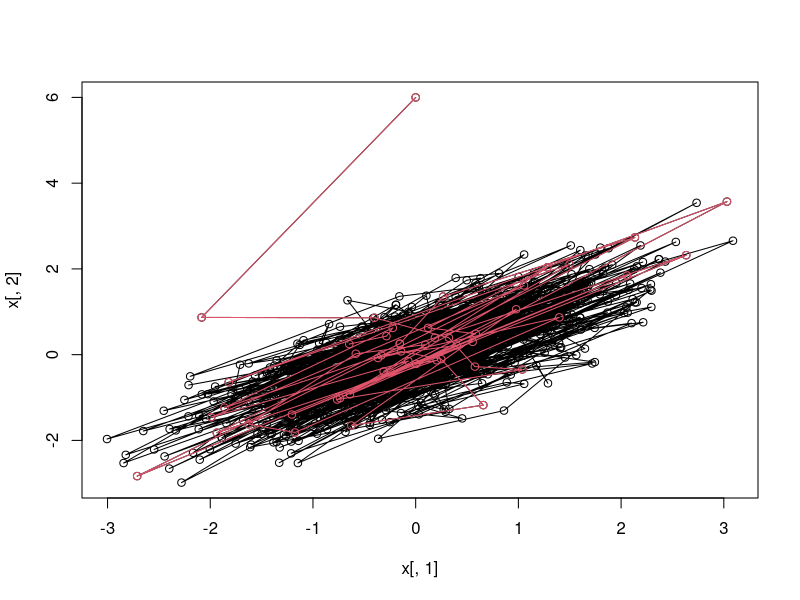
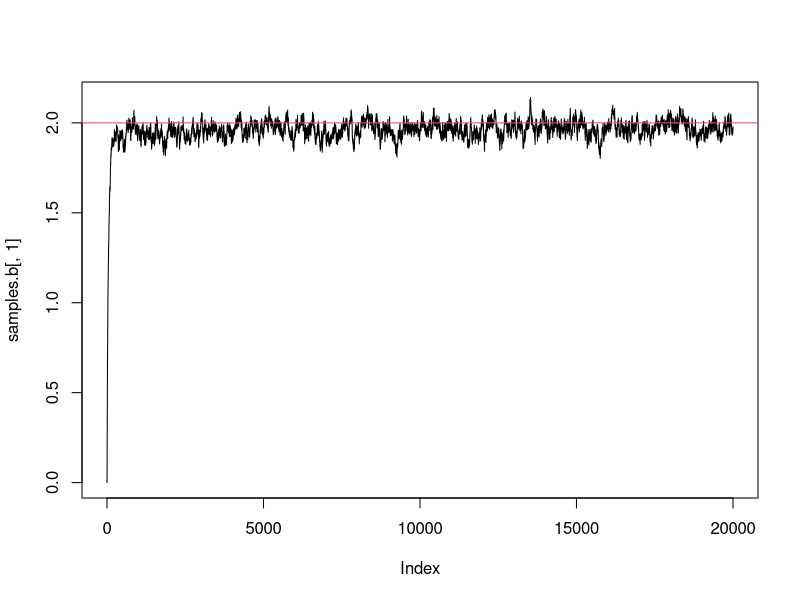
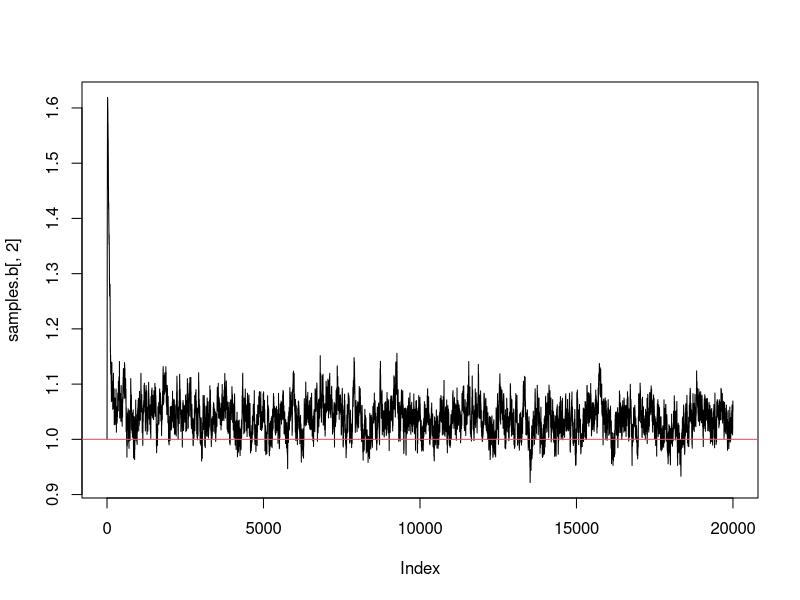

Here is the R script that generated these plots, in order: (Note: a time limit stopped this script after it produced the figures.)

############################
# Hamiltonian MCMC to sample
# from a bivariate normal
############################


mu <- c(0, 0)
sigma <- matrix(c(1, 0.8, 0.8, 1), nrow=2)
sigma.inv <- solve(sigma)


# step size
delta <- 0.3
nSamples <- 1000
L <- 20

# potential energy
# -log of the target density 
U <- function(x){
  return(0.5 * t(x) %*% sigma.inv %*% x)
}

# gradient of U
dU <- function(x){
  return(t(x) %*% sigma.inv)
}

# kinetic energy
K <- function(p){
  return(sum(t(p) %*% p)/2)
}

# initial state 
x <- array(NA, c(nSamples, 2))
x0 <- c(0, 6)
x[1,] <- x0

for (i in 1:(nSamples-1)){
  
  # sample random momentum
  p0 <- matrix(rnorm(2))
  
  # simulate Hamiltonian dynamics
  # first 1/2 step of momentum
  xcurr <- matrix(x[i,])
  pStar <- p0 - t(0.5 * delta * dU(xcurr))
  
  # first full step for position
  xStar <- xcurr + delta*pStar
  
  # full steps
  for (jL in 1:c(L-1)){
    # momentum
    pStar <- pStar - t(delta * dU(xStar))
    
    # position
    xStar <- xStar + delta*pStar
  }
 
  # last half step
  pStar <- pStar - t(0.5 * delta * dU(xStar))
  
  
  # evaluate energies
  U0 <- U(x[i,])
  UStar <- U(xStar)
  
  K0 <- K(p0)
  KStar <- K(pStar)
  
  # accept/reject
  alpha <- min(1, exp((U0 + K0) - (UStar + KStar)))
  if (runif(1, 0, 1) < alpha){
    x[i+1,] <- xStar
  } else {
    x[i+1,] <- x[i,]
  }
  
}

plot(x = x[,1], y=x[,2], type='l')
points(x=x[,1], y=x[,2])
lines(x=x[1:50,1], y=x[1:50,2], type='l', col='2')
points(x=x[1:50,1], y=x[1:50,2], col='2')

colMeans(x)
var(x[,1])
var(x[,2])
cov(x[,1], x[,2])


######################
# Hamiltonian MCMC for 
# Poisson regression
######################


Beta <- c(2, 1)
N <- 100
X <- cbind(rep(1, N), rnorm(N))
rates <- exp(X %*% Beta)
Y <- sapply(rates, function(x){rpois(n=1, x)})

prior_mu <- rep(0, length(Beta))
prior_var <- rep(1000, length(Beta))
prior_sigma <- diag(prior_var)
prior_sigma_inv <- solve(prior_sigma)


# potential energy
U <- function(b){
  
  # likelihood
  logd <- 0
  lin_preds <- X %*% b
  for (i in 1:N){
    logd <- logd + dpois(Y[i], lambda=exp(lin_preds[i]), log=TRUE)
  }
  
  # prior
  for (i in 1:length(b)){
    logd <- logd + dnorm(b[i], mean=prior_mu[i], sd=sqrt(prior_var[i]), log=T)
  }
  
  return(-logd)
}


# gradient of U
dU <- function(b){
  
  grad <- array(0, c(length(Beta), 1))
  lin_preds <- X %*% b
  for (i in 1:length(Y)){
    for (j in 1:length(b)){
      grad[j] <- grad[j] + X[i,j]*Y[i] - X[i,j]*exp(lin_preds[i,])
    }
  }
  
  # prior contribution
  grad <- grad + t(t(b) %*% prior_sigma_inv)
  
  return(-grad)
}


# kinetic energy
K <- function(p){
  return(sum(t(p) %*% p)/2)
}


# step size
delta <- 0.0005
nSamples <- 20000
L <- 20


# initial state 
samples.b <- array(NA, c(nSamples, length(Beta)))
b0 <- c(0, 1)
samples.b[1,] <- b0


for (i in 1:(nSamples-1)){
  
  # sample random momentum
  p0 <- matrix(rnorm(2))
  
  # simulate Hamiltonian dynamics
  bcurr <- matrix(samples.b[i,])
  pStar <- p0 - 0.5 * delta * dU(bcurr)
  
  # first full step for position
  bStar <- bcurr + delta*pStar
  
  # full steps
  for (jL in 1:c(L-1)){
    # momentum
    pStar <- pStar - delta * dU(bStar)
    
    # position
    bStar <- bStar + delta*pStar
  }
  
  # last half step
  pStar <- pStar - 0.5 * delta * dU(bStar)
  
  
  # evaluate energies
  U0 <- U(samples.b[i,])
  UStar <- U(bStar)
  
  K0 <- K(p0)
  KStar <- K(pStar)
  
  # accept/reject
  alpha <- min(1, exp((U0 + K0) - (UStar + KStar)))
  if (runif(1, 0, 1) < alpha){
    samples.b[i+1,] <- bStar
  } else {
    samples.b[i+1,] <- samples.b[i,]
  }
  
}

plot(samples.b[,1], type='l'); abline(h=Beta[1], col=2)
plot(samples.b[,2], type='l'); abline(h=Beta[2], col=2)
betaHat <- colMeans(samples.b)
print(betaHat)


######################
# Hamiltonian MCMC for 
# Logistic regression
######################


logit <- function(x){
  return(log(x) - log(1-x))
}


expit <- function(x){
  return(1/(1 + exp(-x)))
}


Beta <- c(-1, 2)
N <- 100
X <- cbind(rep(1, N), rnorm(N))
probs <- expit(X %*% Beta)
Y <- sapply(probs, function(x){rbinom(n=1, size=1, x)})


prior_mu <- rep(0, length(Beta))
prior_var <- rep(1000, length(Beta))
prior_sigma <- diag(prior_var)
prior_sigma_inv <- solve(prior_sigma)


# potential energy
U <- function(b){
  
  # likelihood
  logd <- 0
  lin_preds <- X %*% b
  for (i in 1:N){
    logd <- logd + dbinom(Y[i], size=1, prob=expit(lin_preds[i]), log=T)
  }
  
  # prior
  for (i in 1:length(b)){
    logd <- logd + dnorm(b[i], mean=prior_mu[i], sd=sqrt(prior_var[i]), log=T)
  }
  
  return(-logd)
}


# gradient of U
dU <- function(b){
  
  grad <- array(0, c(length(Beta), 1))
  lin_preds <- X %*% b
  for (i in 1:length(Y)){
    for (j in 1:length(b)){
      grad[j] <- grad[j] + X[i,j]*Y[i] - X[i,j]*expit(lin_preds[i,])
    }
  }
  
  # prior contribution
  grad <- grad + t(t(b) %*% prior_sigma_inv)
  
  return(-grad)
}


# kinetic energy
K <- function(p){
  return(sum(t(p) %*% p)/2)
}


# step size
delta <- 0.005
nSamples <- 20000
L <- 20


# initial state 
samples.b <- array(NA, c(nSamples, length(Beta)))
b0 <- c(0, 1)
samples.b[1,] <- b0


for (i in 1:(nSamples-1)){
  
  # sample random momentum
  p0 <- matrix(rnorm(2))
  
  # simulate Hamiltonian dynamics
  bcurr <- matrix(samples.b[i,])
  pStar <- p0 - 0.5 * delta * dU(bcurr)
  
  # first full step for position
  bStar <- bcurr + delta*pStar
  
  # full steps
  for (jL in 1:c(L-1)){
    # momentum
    pStar <- pStar - delta * dU(bStar)
    
    # position
    bStar <- bStar + delta*pStar
  }
  
  # last half step
  pStar <- pStar - 0.5 * delta * dU(bStar)
  
  
  # evaluate energies
  U0 <- U(samples.b[i,])
  UStar <- U(bStar)
  
  K0 <- K(p0)
  KStar <- K(pStar)
  
  # accept/reject
  alpha <- min(1, exp((U0 + K0) - (UStar + KStar)))
  if (runif(1, 0, 1) < alpha){
    samples.b[i+1,] <- bStar
  } else {
    samples.b[i+1,] <- samples.b[i,]
  }
  
}

plot(samples.b[,1], type='l'); abline(h=Beta[1], col=2)
plot(samples.b[,2], type='l'); abline(h=Beta[2], col=2)
betaHat <- colMeans(samples.b)
print(betaHat)


############################
# Hamiltonian MCMC to sample
# from Gaussian process
# random effects
############################


library(mvtnorm)
library(R.utils)
sourceDirectory('Documents/research/dataInt/R/')


#### Worldclim data
wc <- readWC()
ca <- getState('california')
caWin <- as.owin(ca)
caWc <- getStateWC(ca, wc)


#### Discretize the study region
simRegion <- discretizeSimRegion(caWin, caWc, factor=3)
caWc.disc <- simRegion$raster


#### Simulate gaussian process
Theta <- 5
Phi <- 3
cells.all <- c(1:ncell(caWc.disc))[!is.na(values(caWc.disc[[1]]))]
coords <- xyFromCell(caWc.disc, cell=cells.all)
d <- as.matrix(dist(coords, diag=TRUE, upper=TRUE))
sigma <- Exponential(d, range=Theta, phi=Phi)
set.seed(40)
W <- mvrnorm(n=1, mu=rep(0, length(cells.all)), sigma)
N <- length(W)


#### Simulate locations
beta.samp <- c(-1, 1)
loc.disc <- caWc.disc[[c(6)]]
locs <- simBernoulliLocGp(loc.disc, beta.samp, w=W, seed=56)
sum(locs$status)
hist(locs$w)
plot(loc.disc)
points(locs$coords)


probLogisticUpdate <- function(logit_prob, y, proposal_sd, x, beta, w){
  
  logit_prob.new <- logit_prob
  accept <- 0
  prior_mean <- x %*% beta + w
  
  for(i in 1:length(logit_prob)){
    
    logit_prob.prop <- rnorm(1, logit_prob[i], proposal_sd)
    prob.prop <- expit(logit_prob.prop)
    prob.curr <- expit(logit_prob[i])
    
    ll.prop <- dbinom(y[i], 1, prob.prop, log=TRUE)
    ll.curr <- dbinom(y[i], 1, prob.curr, log=TRUE)
    
    prior_mean_i <- prior_mean[i,]
    pr.prop <- dnorm(logit_prob.prop, prior_mean_i, 2, log=TRUE)
    pr.curr <- dnorm(logit_prob[i], prior_mean_i, 2, log=TRUE)
    
    acceptance <- exp(ll.prop + pr.prop - ll.curr - pr.curr)
    if(runif(1) <= acceptance) {
      logit_prob.new[i] <- logit_prob.prop
      accept <- accept + 1
    }
    
  }
  
  out <- list()
  out$logit_prob <- logit_prob.new
  out$accept <- accept
  return(out)
  
}


subdiv_matrix <- function(dmat, sigma, i, n){
  
  top <- sort(dmat[i,])[0:(n+1)]
  ids <- as.numeric(names(top))
  return(ids)
  
}


subdiv_ids <- list()
for (i in 1:length(w)){
  subdiv_ids[[i]] <- subdiv_matrix(d, sigma, i, 10)
}


subdiv_sigmas <- list()
for (i in 1:length(w)){
  ids_i <- subdiv_ids[[i]]
  subdiv_sigmas[[i]] <- sigma[ids_i, ids_i]
}


#################
## HMC functions
#################


# potential energy of a single w
# U <- function(y, mu, w, i, prior.mean, prior.var){
#   
#   mu.i <- mu[i]
#   w.i <- w[i]
#   y.i <- y[i]
#   
#   # likelihood
#   lin_pred <- mu.i + w.i
#   log_lik <- dnorm(y.i, mean = lin_pred, log=T)
#   
#   # prior
#   sigma_sub <- subdiv_sigmas[[i]]
#   ids_sub <- subdiv_ids[[i]]
#   w_sub <- w[subdiv_ids[[i]]]
#   i_char <- as.character(i)
#   i_not <- as.character(ids_sub[!ids_sub == i])
#   
#   sigma12 <- matrix(sigma_sub[i_char, i_not], nrow=1)
#   sigma22 <- sigma[i_not, i_not]
#   sigma22.inv <- solve(sigma22)
#   w_minus <- w[i_not]
#   prior_mean <- sigma12 %*% sigma22.inv %*% w_minus
#   
#   # prior variance
#   sigma11 <- sigma_sub[i_char, i_char]
#   sigma21 <- matrix(sigma_sub[i_not, i_char], ncol=1)
#   prior_var <- sigma11 - sigma12 %*% sigma22.inv %*% sigma21
#   
#   prior <- dnorm(w.i, prior_mean, sqrt(prior_var), log=T)
#   return(-(log_lik + prior))
#   
# }
# 
# nrgk <- c()
# for (i in 1:192){
#   nrgk <- c(nrgk, U(logit_prob, mu, w, i))
# }
# 
# # negate
# dU <- function(w, prior.mean, prior.var){
#   return(-(w - prior.mean)/prior.var)
# }

# 


# update all w's together

# potential energy
U <- function(y, w, mu, sigma){
  
  lin_preds <- mu + w
  return(-dmvnorm(y, lin_preds, sigma, log=T))
  
}

sigma.inv <- solve(sigma)

# gradient of potential energy
dU <- function(y, w, mu, sigma.inv){
  
  lin_preds <- mu + w
  return(t(-t(lin_preds) %*% sigma.inv))
  
}


# kinetic energy
K <- function(p){
  return(sum(t(p) %*% p)/2)
}


wHmcUpdate <- function(y, w, mu, sigma){
  
    
  # sample random momentum
  p0 <- matrix(rnorm(length(w)))
    
  # simulate Hamiltonian dynamics
  wcurr <- matrix(w)
  pStar <- p0 - 0.5 * delta * dU(y, wcurr, mu, sigma.inv)
    
  # first full step for position
  wStar <- wcurr + delta*pStar
    
  # full steps
  for (jL in 1:c(L-1)){
    # momentum
    pStar <- pStar - delta * dU(y, wStar, mu, sigma.inv)
      
    # position
    wStar <- wStar + delta*pStar
  }
    
  # last half step
  pStar <- pStar - 0.5 * delta * dU(y, wStar, mu, sigma.inv)
  
  # evaluate energies
  U0 <- U(y, wcurr, mu, sigma)
  UStar <- U(y, wStar, mu, sigma)
    
  K0 <- K(p0)
  KStar <- K(pStar)
    
  # accept/reject
  alpha <- min(1, exp((U0 + K0) - (UStar + KStar)))
  if (runif(1, 0, 1) < alpha){
    wnext <- wStar
    accept <- 1
  } else {
    wnext <- wcurr
    accept <- 0
  }
  
  out <- list()
  out$w <- wnext
  out$accept <- accept
  return(out)
  
}


prob <- runif(N, 0, 1)
logit_prob <- logit(prob)
x.l <- locs$x.scaled
y.l <- locs$status
mu <- x.l %*% beta.samp

delta <- 0.005
L <- 10

nrgk <- 0
for (i in 1:100){
  out <- wHmcUpdate(logit_prob, W, mu, sigma)
  nrgk <- nrgk + out$accept
}


n.sample <- 15000
N <- nrow(d)

beta.l <- beta.samp
w.i <- W
prob <- runif(N, 0, 1)
logit_prob <- logit(prob)

proposal.sd.beta.l <- 0.2
proposal.sd.w <- 0.5
proposal_sd.prob <- 0.5

samples.beta.l <- array(NA, c(n.sample, length(beta.samp)))
samples.w <- array(NA, c(n.sample, N))
samples.logit <- array(NA, c(n.sample, length(logit_prob)))

accept <- c(0, 0, 0)

progressBar <- txtProgressBar(style = 3)
percentage.points<-round((1:100/100)*n.sample)

for(i in 1:n.sample){
  
  # sample from logit prob
  logit.out <- probLogisticUpdate(logit_prob, y.l, proposal_sd.prob, x.l, beta.l, w.i)
  logit_prob <- logit.out$logit_prob
  
  ## Sample from w
  sigma.i <- sigma
  mu.i <- x.l %*% beta.l
  w.out.i <- wHmcUpdate(logit_prob, w.i, mu.i, sigma.i)
  w.i <- w.out.i$w
  w.i <- w.i - mean(w.i)
  
  accept[1] <- accept[1] + logit.out$accept
  accept[2] <- accept[2] + w.out.i$accept
  samples.logit[i,] <- logit_prob
  samples.w[i,] <- t(w.i)
  
  if(i %in% percentage.points){
    setTxtProgressBar(progressBar, i/n.sample)
  }
  
}

w.hat <- colMeans(samples.w)
plot(x=W, y=w.hat)
abline(0, 1, col=2)
summary(100*(W-w.hat)/W)

par(mfrow=c(4, 4))
j <- 1
for(i in 1:16){
  plot(samples.w[,j*i], type='l'); abline(h=W[j*i], col='2')
}


############################
# Hamiltonian MCMC to sample
# from Gaussian process
# random effects. Logistic
# model update
############################

library(mvtnorm)
library(R.utils)
sourceDirectory('Documents/research/dataInt/R/')


#### Worldclim data
wc <- readWC()
ca <- getState('california')
caWin <- as.owin(ca)
caWc <- getStateWC(ca, wc)


#### Discretize the study region
simRegion <- discretizeSimRegion(caWin, caWc, factor=3)
caWc.disc <- simRegion$raster


#### Simulate gaussian process
Theta <- 6
Phi <- 4
cells.all <- c(1:ncell(caWc.disc))[!is.na(values(caWc.disc[[1]]))]
coords <- xyFromCell(caWc.disc, cell=cells.all)
d <- as.matrix(dist(coords, diag=TRUE, upper=TRUE))
sigma <- Exponential(d, range=Theta, phi=Phi)
# set.seed(40)
W <- mvrnorm(n=1, mu=rep(0, length(cells.all)), sigma)
N <- length(W)


#### Simulate locations
beta.samp <- c(-0.5, 1)
loc.disc <- caWc.disc[[c(6)]]
locs <- simBernoulliLocGp(loc.disc, beta.samp, w=W) #, seed=56)
sum(locs$status)
hist(locs$w)
plot(loc.disc)
points(locs$coords)


logit <- function(x){
  return(log(x) - log(1-x))
}


expit <- function(x){
  return(1/(1 + exp(-x)))
}


# potential energy
U <- function(y, w, mu, sigma){
  
  # likelihood
  logd <- 0
  lin_preds <- mu + w
  for (i in 1:N){
    logd <- logd + dbinom(y[i], size=1, prob=expit(lin_preds[i]), log=T)
  }
  
  # prior
  logd <- logd + dmvnorm(as.numeric(w), rep(0, length(w)), sigma, log=T)
  
  return(-logd)
  
}


# gradient of potential energy
dU <- function(y, w, mu, sigma.inv){
  
  grad <- array(0, c(length(w), 1))
  lin_preds <- mu + w
  
  for (i in 1:length(w)){
    grad[i] <- grad[i] + y[i] - expit(lin_preds[i,])
  }
  
  grad <- grad + t(-t(w) %*% sigma.inv)
  return(-grad)
  
}


# kinetic energy
K <- function(p){
  return(sum(t(p) %*% p)/2)
}


wHmcUpdate <- function(y, w, mu, sigma, sigma.inv){
  
  
  # sample random momentum
  p0 <- matrix(rnorm(length(w)))
  
  # simulate Hamiltonian dynamics
  wcurr <- matrix(w)
  pStar <- p0 - 0.5 * delta * dU(y, wcurr, mu, sigma.inv)
  
  # first full step for position
  wStar <- wcurr + delta*pStar
  
  # full steps
  for (jL in 1:c(L-1)){
    # momentum
    pStar <- pStar - delta * dU(y, wStar, mu, sigma.inv)
    
    # position
    wStar <- wStar + delta*pStar
  }
  
  # last half step
  pStar <- pStar - 0.5 * delta * dU(y, wStar, mu, sigma.inv)
  
  # evaluate energies
  U0 <- U(y, wcurr, mu, sigma)
  UStar <- U(y, wStar, mu, sigma)
  
  K0 <- K(p0)
  KStar <- K(pStar)
  
  # accept/reject
  alpha <- min(1, exp((U0 + K0) - (UStar + KStar)))
  if (runif(1, 0, 1) < alpha){
    wnext <- wStar
    accept <- 1
  } else {
    wnext <- wcurr
    accept <- 0
  }
  
  out <- list()
  out$w <- wnext
  out$accept <- accept
  return(out)
  
}

x.l <- locs$x.scaled
y.l <- locs$status
mu <- x.l %*% beta.samp

n.sample <- 8000
delta <- 0.1
L <- 12
accept <- c(0, 0, 0)

beta.l <- beta.samp
w.i <- rnorm(length(cells.all)) # W
phi.i <- Phi
theta.i <- Theta
N <- nrow(d)

prior.phi <- c(3, 6)
prior.theta <- c(2.2, 2.2)

samples.w <- array(NA, c(n.sample, N))
samples.theta <- array(NA, c(n.sample, 1))
samples.phi <- array(NA, c(n.sample, 1))
proposal.sd.theta <- 0.4

progressBar <- txtProgressBar(style = 3)
percentage.points<-round((1:100/100)*n.sample)

for(i in 1:n.sample){
  
  ## Sample from w
  sigma.i <- Exponential(d, range=theta.i, phi=phi.i)
  sigma.inv.i <- solve(sigma.i)
  mu.i <- x.l %*% beta.l
  w.out.i <- wHmcUpdate(y.l, w.i, mu.i, sigma.i, sigma.inv.i)
  w.i <- w.out.i$w

  ## sample from Theta
  theta.out <- rangeMhUpdate(theta.i, as.numeric(w.i), d, phi.i, proposal.sd.theta, a=prior.theta[1], b=prior.theta[2])
  theta.i <- theta.out$theta
  theta.i <- Theta
  
  ## sample from phi
  R.i <- sigma.i/phi.i
  phi.i <- 1 / rgamma(1, N/2 + prior.phi[1], t(w.i) %*% solve(R.i) %*% w.i/2 + prior.phi[2])
  samples.phi[i,] <- phi.i#
  phi.i <- Phi
  
  accept[2] <- accept[2] + w.out.i$accept
  accept[3] <- accept[3] + theta.out$accept
  samples.w[i,] <- t(w.i)
  samples.theta[i,] <- theta.i
  
  if(i %in% percentage.points){
    setTxtProgressBar(progressBar, i/n.sample)
  }
  
}

accept <- accept/n.sample
print(accept)

w.hat <- colMeans(samples.w)
plot(x=W, y=w.hat); abline(0, 1, col=2)
summary(100*(W-w.hat)/W)

par(mfrow=c(4, 4))
j <- 1
for(i in 1:16){
  plot(samples.w[,j*i], type='l'); abline(h=W[j*i], col='2')
}

plot(samples.theta, type='l'); abline(h=Theta, col=2)
print(mean(samples.theta))

plot(samples.phi, type='l'); abline(h=Phi, col=2)
print(mean(samples.phi))


############################
# Hamiltonian MCMC to sample
# from Gaussian process
# random effects. 
# Poisson counts
############################

library(mvtnorm)
library(R.utils)
sourceDirectory('Documents/research/dataInt/R/')


#### Worldclim data
wc <- readWC()
ca <- getState('california')
caWin <- as.owin(ca)
caWc <- getStateWC(ca, wc)


#### Discretize the study region
simRegion <- discretizeSimRegion(caWin, caWc, factor=3)
caWc.disc <- simRegion$raster


#### Simulate gaussian process
Theta <- 5
Phi <- 3
cells.all <- c(1:ncell(caWc.disc))[!is.na(values(caWc.disc[[1]]))]
coords <- xyFromCell(caWc.disc, cell=cells.all)
d <- as.matrix(dist(coords, diag=TRUE, upper=TRUE))
Sigma <- Exponential(d, range=Theta, phi=Phi)
set.seed(40)
W <- mvrnorm(n=1, mu=rep(0, length(cells.all)), Sigma)


#### Simulate locations
beta.samp <- c(1, 1)
loc.disc <- caWc.disc[[c(6)]]
locs <- simBernoulliLocGp(loc.disc, beta.samp, w=W, seed=56)
sum(locs$status)
hist(locs$w)
plot(loc.disc)
points(locs$coords)


#### Disease covariate surface
beta.case <- c(1, 1)
cov.disc <- caWc.disc[[c(1)]]


simCountsGp <- function(r, loc.stats, beta, beta.samp, w, global.center=F, seed=NULL){
  
  
  # extract covariate values at survey locations
  k <- length(loc.stats$cells)
  x <- matrix(rep(1, k), ncol=1)
  x.standardised <- x
  for (i in 1:length(names(r))){
    x.i <- extract(r[[i]], loc.stats$coords)
    if (global.center){
      vals <- values(r[[i]])[!is.na(values(r[[i]]))]
      mu <- mean(vals)
      sdev <- sd(vals) 
    } else {
      mu <- mean(x.i)
      sdev <- sd(x.i)
    }
    x.i.standard <- (x.i - mu)/sdev
    x <- cbind(x, x.i)
    x.standardised <- cbind(x.standardised, x.i.standard)
  }
  
  
  output <- list()

  
  # gaussian process
  w <- w[as.logical(loc.stats$status)]
  
  
  # simulate counts
  rates <- exp(x.standardised %*% beta + w)
  if (!is.null(seed)){ set.seed(seed) }
  counts <- sapply(rates, function(x){rpois(n=1, x)})
  
  
  # create the response
  output$y <- counts
  output$x.standardised <- x.standardised
  output$x <- x
  output$p <- ncol(x)
  output$w <- w
  return(output)
  
  
}


#### Simulate counts given locations
count.data <- simCountsGp(cov.disc, locs, beta.case, beta.samp, W, seed=42)


# potential energy
U <- function(y, w, mu, sigma){
  
  # likelihood
  logd <- 0
  lin_preds <- mu + w
  for (i in 1:length(y)){
    logd <- logd + dpois(y[i], lambda=exp(lin_preds[i]), log=T)
  }
  
  # prior
  logd <- logd + dmvnorm(as.numeric(w), rep(0, length(w)), sigma, log=T)
  
  return(-logd)
  
}


# gradient of potential energy
dU <- function(y, w, mu, sigma.inv){
  
  grad <- array(0, c(length(w), 1))
  lin_preds <- mu + w
  
  for (i in 1:length(w)){
    grad[i] <- grad[i] + y[i] - exp(lin_preds[i,])
  }
  
  grad <- grad + t(-t(w) %*% sigma.inv)
  return(-grad)
  
}


# kinetic energy
K <- function(p){
  return(sum(t(p) %*% p)/2)
}


wHmcUpdate <- function(y, w, mu, sigma, sigma.inv){
  
  
  # sample random momentum
  p0 <- matrix(rnorm(length(w)))
  
  # simulate Hamiltonian dynamics
  wcurr <- matrix(w)
  pStar <- p0 - 0.5 * delta * dU(y, wcurr, mu, sigma.inv)
  
  # first full step for position
  wStar <- wcurr + delta*pStar
  
  # full steps
  for (jL in 1:c(L-1)){
    # momentum
    pStar <- pStar - delta * dU(y, wStar, mu, sigma.inv)
    
    # position
    wStar <- wStar + delta*pStar
  }
  
  # last half step
  pStar <- pStar - 0.5 * delta * dU(y, wStar, mu, sigma.inv)
  
  # evaluate energies
  U0 <- U(y, wcurr, mu, sigma)
  UStar <- U(y, wStar, mu, sigma)
  
  K0 <- K(p0)
  KStar <- K(pStar)
  
  # accept/reject
  alpha <- min(1, exp((U0 + K0) - (UStar + KStar)))
  if (runif(1, 0, 1) < alpha){
    wnext <- wStar
    accept <- 1
  } else {
    wnext <- wcurr
    accept <- 0
  }
  
  out <- list()
  out$w <- wnext
  out$accept <- accept
  return(out)
  
}


n.sample <- 8000
delta <- 0.1
L <- 20
accept <- c(0, 0, 0)

X.c <- count.data$x.standardised
Y <- count.data$y
N.y <- length(Y)
W.sub <- rnorm(sum(locs$status)) # W[as.logical(locs$status)]
sigma.sub <- Sigma[as.logical(locs$status), as.logical(locs$status)]
d.sub <- d[as.logical(locs$status), as.logical(locs$status)]

samples.w <- array(NA, c(n.sample, length(Y)))
samples.theta <- array(NA, c(n.sample, 1))
samples.phi <- array(NA, c(n.sample, 1))
proposal.sd.theta <- 0.4

prior.phi <- c(3, 6)
prior.theta <- c(2.2, 2.2)

theta.i <- Theta
phi.i <- Phi
w.i <- W.sub

progressBar <- txtProgressBar(style = 3)
percentage.points<-round((1:100/100)*n.sample)

for (i in 1:n.sample){
  
  ## sample from w
  sigma.i <- Exponential(d.sub, range=theta.i, phi=phi.i)
  sigma.inv.i <- solve(sigma.i)
  mu.i <- X.c %*% beta.case
  w.out.i <- wHmcUpdate(Y, w.i, mu.i, sigma.i, sigma.inv.i)
  w.i <- w.out.i$w
  
  ## sample from Theta
  theta.out <- rangeMhUpdate(theta.i, as.numeric(w.i), d.sub, phi.i, proposal.sd.theta, a=prior.theta[1], b=prior.theta[2])
  theta.i <- theta.out$theta

  ## sample from phi
  R.i <- sigma.i/phi.i
  phi.i <- 1 / rgamma(1, N.y/2 + prior.phi[1], t(w.i) %*% solve(R.i) %*% w.i/2 + prior.phi[2])
  samples.phi[i,] <- phi.i

  accept[2] <- accept[2] + w.out.i$accept
  accept[3] <- accept[3] + theta.out$accept
  samples.w[i,] <- t(w.i)
  samples.theta[i,] <- theta.i
  samples.phi[i,] <- phi.i
  
  if(i %in% percentage.points){
    setTxtProgressBar(progressBar, i/n.sample)
  }
  
}

w.hat <- colMeans(samples.w)
w.true <- W[as.logical(locs$status)]
plot(x=w.true, y=w.hat); abline(0, 1, col=2)
plot(x=w.true, y=100*(W.sub-w.hat)/W.sub); abline(h=0, col='2')
summary(100*(w.true-w.hat)/w.true)
summary(abs(100*(w.true-w.hat)/w.true))

par(mfrow=c(4, 4))
j <- 1
for(i in 1:16){
  plot(samples.w[,j*i], type='l'); abline(h=w.true[j*i], col='2')
}

plot(samples.theta, type='l'); abline(h=Theta, col='2')
print(mean(samples.theta))

plot(samples.phi, type='l'); abline(h=Phi, col='2')
print(mean(samples.phi))


############################
# Hamiltonian MCMC to sample
# from case only preferential
# sampling model
############################


library(mvtnorm)
library(R.utils)
sourceDirectory('Documents/research/dataInt/R/')


#### Worldclim data
wc <- readWC()
ca <- getState('california')
caWin <- as.owin(ca)
caWc <- getStateWC(ca, wc)


#### Discretize the study region
simRegion <- discretizeSimRegion(caWin, caWc, factor=3)
caWc.disc <- simRegion$raster


#### Simulate gaussian process
Theta <- 5
Phi <- 5
cells.all <- c(1:ncell(caWc.disc))[!is.na(values(caWc.disc[[1]]))]
coords <- xyFromCell(caWc.disc, cell=cells.all)
d <- as.matrix(dist(coords, diag=TRUE, upper=TRUE))
Sigma <- Exponential(d, range=Theta, phi=Phi)
# set.seed(40)
W <- mvrnorm(n=1, mu=rep(0, length(cells.all)), Sigma)


#### Simulate locations
beta.samp <- c(-2, 1)
loc.disc <- caWc.disc[[c(1)]]
locs <- simBernoulliLocGp(loc.disc, beta.samp, w=W)#, seed=56)
sum(locs$status)
hist(locs$w)
plot(loc.disc)
points(locs$coords)


#### Disease covariate surface
alpha <- 1
beta.case <- c(2, 1)
cov.disc <- caWc.disc[[c(1)]]


#### Simulate counts given locations
count.data <- simConditionalGp(cov.disc, locs, beta.case, beta.samp, alpha, seed=42)


# potential energy
U <- function(y.c, y.l, w, x.c, x.l, beta.c, beta.l, alpha, sigma, loc.stats){
  
  logd <- 0
  
  # likelihood: counts
  loc.pred <- x.l %*% beta.l + w
  offset <- alpha * expit(loc.pred)
  offset.c <- offset[as.logical(loc.stats$status)]
  rates.c <- exp(x.c %*% beta.c + offset.c)
  
  for (i in 1:length(y.c)){
    logd <- logd + dpois(y.c[i], lambda=rates.c[i], log=T)
  }
  
  # likelihood: locations
  for (i in 1:length(y.l)){
    logd <- logd + dbinom(y.l[i], size=1, prob=expit(loc.pred[i]), log=T)
  }
  
  # prior
  logd <- logd + dmvnorm(as.numeric(w), rep(0, length(w)), sigma, log=T)
  
  return(-logd)
  
}


# potential energy gradient
dU <- function(y.c, y.l, w, x.c, x.l, beta.c, beta.l, sigma.inv, alpha, loc.stats){
  
  grad <- array(0, c(length(w), 1))
  lin.count <- x.c %*% beta.c
  lin.loc <- x.l %*% beta.l

  # count contribution
  ids <- c()
  for (i in 1:length(loc.stats$status)){
    if (as.logical(loc.stats$status[i])){
      ids <- c(ids, i)
    }
  }
  
  for (i in 1:length(ids)){
    id.i <- ids[i]
    f.w <- lin.count[i] + alpha * expit(lin.loc[id.i] + w[id.i])
    f.w.prime <- alpha * exp(lin.loc[id.i] + w[id.i]) / (1 + exp(lin.loc[id.i] + w[id.i]))^2
    grad[id.i] <- grad[id.i] + y.c[i] * f.w.prime - exp(f.w) * f.w.prime
  }
  
  # location contribution # WRONG!!!!
  for (i in 1:length(w)){
    grad[i] <- grad[i] + y.l[i] - expit(lin.loc[i] + w[i])
  }
  
  # prior contribution
  grad <- grad + t(-t(w) %*% sigma.inv)
  
  return(-grad)
  
}


# kinetic energy
K <- function(p){
  return(sum(t(p) %*% p)/2)
}


wHmcUpdate <- function(y.c, y.l, w, x.c, x.l, beta.c, beta.l, 
                       sigma, sigma.inv, alpha, loc.stats){
  
  
  # sample random momentum
  p0 <- matrix(rnorm(length(w)))
  
  # simulate Hamiltonian dynamics
  wcurr <- matrix(w)
  pStar <- p0 - 0.5 * delta * dU(y.c, y.l, wcurr, x.c, x.l, beta.c, 
                                 beta.l, sigma.inv, alpha, loc.stats)
  
  # first full step for position
  wStar <- wcurr + delta*pStar
  
  # full steps
  for (jL in 1:c(L-1)){
    # momentum
    pStar <- pStar - delta * dU(y.c, y.l, wStar, x.c, x.l, beta.c,
                                beta.l, sigma.inv, alpha, loc.stats)
    
    # position
    wStar <- wStar + delta*pStar
  }
  
  # last half step
  pStar <- pStar - 0.5 * delta * dU(y.c, y.l, wStar, x.c, x.l, beta.c,
                                    beta.l, sigma.inv, alpha, loc.stats)
  
  # evaluate energies
  U0 <- U(y.c, y.l, wcurr, x.c, x.l, beta.c, beta.l, alpha, sigma, loc.stats)
  UStar <- U(y.c, y.l, wStar, x.c, x.l, beta.c, beta.l, alpha, sigma, loc.stats)
  
  K0 <- K(p0)
  KStar <- K(pStar)
  
  # accept/reject
  alpha <- min(1, exp((U0 + K0) - (UStar + KStar)))
  if (runif(1, 0, 1) < alpha){
    wnext <- wStar
    accept <- 1
  } else {
    wnext <- wcurr
    accept <- 0
  }
  
  out <- list()
  out$w <- wnext
  out$accept <- accept
  return(out)
  
}


X.c <- count.data$x.standardised
X.l <- locs$x.scaled
Y.c <- count.data$y
Y.l <- locs$status
N.w <- length(locs$status)
if (ncol(X.l) > 1){
  X.l.sub <- X.l[as.logical(locs$status),]
} else{
  X.l.sub <- matrix(X.l[as.logical(locs$status),])
}

alpha.i <- alpha # runif(1, 0, 4)
theta.i <- runif(1, 3, 7)
phi.i <- runif(1, 3, 9)
w.i <- rnorm(length(cells.all))
beta.c <- beta.case # rnorm(ncol(X.c), 0, 2)
beta.l <- rnorm(ncol(X.l), 0, 2)
p.c <- length(beta.c)
p.l <- length(beta.l)

n.sample <- 3000
accept <- rep(0, 5)

samples.w <- array(NA, c(n.sample, length(Y.l)))
samples.theta <- array(NA, c(n.sample, 1))
samples.phi <- array(NA, c(n.sample, 1))
samples.alpha <- array(NA, c(n.sample, 1))
samples.beta.c <- array(NA, c(n.sample, p.c))
samples.beta.l <- array(NA, c(n.sample, p.l))

delta <- 0.1
L <- 12

proposal.sd.beta.c <- 0.04
proposal.sd.beta.l <- 0.3
proposal.sd.theta <- 0.3
proposal.sd.alpha <- 0.07

prior.phi <- c(3, 12)
prior.theta <- c(3, 3)
prior.mean.beta <- rep(0, p.c)
prior.var.beta <- rep(1000, p.c)

progressBar <- txtProgressBar(style = 3)
percentage.points<-round((1:100/100)*n.sample)

for (i in 1:n.sample){
  
  ## sample from w
  sigma.i <- Exponential(d, range=theta.i, phi=phi.i)
  sigma.inv.i <- solve(sigma.i)
  w.out.i <- wHmcUpdate(Y.c, Y.l, w.i, X.c, X.l, beta.c, beta.l, 
                        sigma.i, sigma.inv.i, alpha.i, locs)
  w.i <- w.out.i$w

  ## sample from theta
  theta.out <- rangeMhUpdate(theta.i, as.numeric(w.i), d, phi.i, proposal.sd.theta, a=prior.theta[1], b=prior.theta[2])
  theta.i <- theta.out$theta
  
  ## sample from phi
  R.i <- sigma.i/phi.i
  phi.i <- 1 / rgamma(1, N.w/2 + prior.phi[1], t(w.i) %*% solve(R.i) %*% w.i/2 + prior.phi[2])
  samples.phi[i,] <- phi.i
  
  ## sample from alpha
  # w.i.sub <- w.i[as.logical(locs$status)]
  # loc.pred <- expit(X.l.sub %*% beta.l + w.i.sub)
  # alpha.out <- alphaPoissonUpdate(X.c, Y.c, alpha.i, loc.pred, beta.c, proposal.sd.alpha)
  # alpha.i <- alpha.out$alpha
  
  ## sample from beta (disease)
  # offset.beta.c <- alpha.i * loc.pred
  # beta.out.c <- betaPoissonUpdate(X.c, Y.c, beta.c, offset.beta.c,
  #                                 prior.mean.beta, prior.var.beta, proposal.sd.beta.c)
  # beta.c <- beta.out.c$beta
  
  ## sample from beta (location)
  # beta.out.l <- betaLocationalUpdate(X.l, Y.l, X.l.sub, X.c, Y.c, beta.l,
  #                                   beta.c, alpha.i, proposal.sd.beta.l, w.i, w.i.sub)
  beta.out.l <- betaLogisticUpdate(X.l, Y.l, beta.l, proposal.sd.beta.l, w.i)
  beta.l <- beta.out.l$beta
  
  accept[1] <- accept[1] + w.out.i$accept
  accept[2] <- accept[2] + theta.out$accept
  # accept[3] <- accept[3] + alpha.out$accept
  # accept[4] <- accept[4] + beta.out.c$accept
  accept[5] <- accept[5] + beta.out.l$accept
  
  samples.w[i,] <- t(w.i)
  samples.theta[i,] <- theta.i
  samples.phi[i,] <- phi.i
  samples.alpha[i,] <- alpha.i
  samples.beta.c[i,] <- beta.c
  samples.beta.l[i,] <- beta.l
  
  ## tune the proposal standard deviations
  k <- i/100
  if(ceiling(k)==floor(k)){
    # proposal.sd.beta.l <- tuners.sd.1(accept[5], i, proposal.sd.beta.l, 50, 60)
    # proposal.sd.beta.c <- tuners.sd.1(accept[4], i, proposal.sd.beta.c, 40, 50)
    # proposal.sd.alpha <- tuners.sd.1(accept[3], i, proposal.sd.alpha, 50, 60)
  }

  
  if(i %in% percentage.points){
    setTxtProgressBar(progressBar, i/n.sample)
  }
  
}


accept <- accept/n.sample
print(accept)

w.hat <- colMeans(samples.w)
plot(x=W, y=w.hat); abline(0, 1, col=2)
plot(x=W, y=100*(W-w.hat)/W)

summary(100*(W-w.hat)/W)
summary(abs(100*(W-w.hat)/W))
summary(100*(W[abs(W)>1]-w.hat[abs(W)>1])/W[abs(W)>1])

par(mfrow=c(4, 4))
j <- 2
for(i in 1:16){
  plot(samples.w[,j*i], type='l'); abline(h=W[j*i], col='2')
}

plot(samples.theta, type='l'); abline(h=Theta, col='2')
hist(samples.theta); abline(v=Theta, col='2')
print(mean(samples.theta))

plot(samples.phi, type='l'); abline(h=Phi, col='2')
hist(samples.phi); abline(v=Phi, col='2')
print(mean(samples.phi))

plot(samples.alpha, type='l'); abline(h=alpha, col='2')
hist(samples.alpha); abline(v=alpha, col='2')

par(mfrow=c(1,2))
plot(samples.beta.c[,1], type='l'); abline(h=beta.case[1], col='2')
plot(samples.beta.c[,2], type='l'); abline(h=beta.case[2], col='2')

plot(samples.beta.l[,1], type='l'); abline(h=beta.samp[1], col='2')
plot(samples.beta.l[,2], type='l'); abline(h=beta.samp[2], col='2')



############################
# Hamiltonian MCMC to sample
# from Gaussian process
# random effects. Logistic
# model update
############################

library(mvtnorm)
library(R.utils)
sourceDirectory('Documents/research/dataInt/R/')


#### Worldclim data
wc <- readWC()
ca <- getState('california')
caWin <- as.owin(ca)
caWc <- getStateWC(ca, wc)


#### Discretize the study region
simRegion <- discretizeSimRegion(caWin, caWc, factor=3)
caWc.disc <- simRegion$raster


#### Simulate gaussian process
Theta <- 5
Phi <- 5
cells.all <- c(1:ncell(caWc.disc))[!is.na(values(caWc.disc[[1]]))]
coords <- xyFromCell(caWc.disc, cell=cells.all)
d <- as.matrix(dist(coords, diag=TRUE, upper=TRUE))
sigma <- Exponential(d, range=Theta, phi=Phi)
set.seed(40)
W <- mvrnorm(n=1, mu=rep(0, length(cells.all)), sigma)
N <- length(W)


#### Simulate locations
beta.samp <- c(-1, 2)
loc.disc <- caWc.disc[[c(6)]]
locs <- simBernoulliLocGp(loc.disc, beta.samp, w=W) #, seed=56)
sum(locs$status)
hist(locs$w)
plot(loc.disc)
points(locs$coords)


logit <- function(x){
  return(log(x) - log(1-x))
}


expit <- function(x){
  return(1/(1 + exp(-x)))
}


# potential energy
U <- function(y, w, mu, sigma){
  
  # likelihood
  logd <- 0
  lin_preds <- mu + w
  for (i in 1:N){
    logd <- logd + dbinom(y[i], size=1, prob=expit(lin_preds[i]), log=T)
  }
  
  # prior
  logd <- logd + dmvnorm(as.numeric(w), rep(0, length(w)), sigma, log=T)
  
  return(-logd)
  
}


# gradient of potential energy
dU <- function(y, w, mu, sigma.inv){
  
  grad <- array(0, c(length(w), 1))
  lin_preds <- mu + w
  
  for (i in 1:length(w)){
    grad[i] <- grad[i] + y[i] - expit(lin_preds[i,])
  }
  
  grad <- grad + t(-t(w) %*% sigma.inv)
  return(-grad)
  
}


# kinetic energy
K <- function(p){
  return(sum(t(p) %*% p)/2)
}


wHmcUpdate <- function(y, w, mu, sigma, sigma.inv){
  
  
  # sample random momentum
  p0 <- matrix(rnorm(length(w)))
  
  # simulate Hamiltonian dynamics
  wcurr <- matrix(w)
  pStar <- p0 - 0.5 * delta * dU(y, wcurr, mu, sigma.inv)
  
  # first full step for position
  wStar <- wcurr + delta*pStar
  
  # full steps
  for (jL in 1:c(L-1)){
    # momentum
    pStar <- pStar - delta * dU(y, wStar, mu, sigma.inv)
    
    # position
    wStar <- wStar + delta*pStar
  }
  
  # last half step
  pStar <- pStar - 0.5 * delta * dU(y, wStar, mu, sigma.inv)
  
  # evaluate energies
  U0 <- U(y, wcurr, mu, sigma)
  UStar <- U(y, wStar, mu, sigma)
  
  K0 <- K(p0)
  KStar <- K(pStar)
  
  # accept/reject
  alpha <- min(1, exp((U0 + K0) - (UStar + KStar)))
  if (runif(1, 0, 1) < alpha){
    wnext <- wStar
    accept <- 1
  } else {
    wnext <- wcurr
    accept <- 0
  }
  
  out <- list()
  out$w <- wnext
  out$accept <- accept
  return(out)
  
}

x.l <- locs$x.scaled
y.l <- locs$status

n.sample <- 3000
delta <- 0.4
L <- 15
accept <- c(0, 0, 0)

p.l <- length(beta.samp)
beta.l <- rnorm(p.l, 0, 2)
w.i <- rnorm(length(cells.all))
phi.i <- runif(1, 2, 8)
theta.i <- runif(1, 2, 8)
N <- nrow(d)

prior.phi <- c(3, 6)
prior.theta <- c(2.2, 2.2)
prior.mean.beta <- rep(0, p.l)
prior.var.beta <- rep(1000, p.l)

samples.w <- array(NA, c(n.sample, N))
samples.theta <- array(NA, c(n.sample, 1))
samples.phi <- array(NA, c(n.sample, 1))
samples.beta.l <- array(NA, c(n.sample, p.l))

proposal.sd.theta <- 0.4
proposal.sd.beta.l <- 0.4

progressBar <- txtProgressBar(style = 3)
percentage.points<-round((1:100/100)*n.sample)

for(i in 1:n.sample){
  
  ## Sample from w
  sigma.i <- Exponential(d, range=theta.i, phi=phi.i)
  sigma.inv.i <- solve(sigma.i)
  mu.i <- x.l %*% beta.l
  w.out.i <- wHmcUpdate(y.l, w.i, mu.i, sigma.i, sigma.inv.i)
  w.i <- w.out.i$w
  
  ## sample from theta
  theta.out <- rangeMhUpdate(theta.i, as.numeric(w.i), d, phi.i, proposal.sd.theta, a=prior.theta[1], b=prior.theta[2])
  theta.i <- theta.out$theta
  theta.i <- Theta
  
  ## sample from phi
  R.i <- sigma.i/phi.i
  phi.i <- 1 / rgamma(1, N/2 + prior.phi[1], t(w.i) %*% solve(R.i) %*% w.i/2 + prior.phi[2])
  phi.i <- Phi
  
  ## sample from beta
  beta.out.l <- betaLogisticUpdate(x.l, y.l, beta.l, proposal.sd.beta.l, w.i)
  beta.l <- beta.out.l$beta
  beta.l <- beta.samp
  
  accept[1] <- accept[1] + beta.out.l$accept
  accept[2] <- accept[2] + w.out.i$accept
  accept[3] <- accept[3] + theta.out$accept
  samples.w[i,] <- t(w.i)
  samples.theta[i,] <- theta.i
  samples.phi[i,] <- phi.i
  samples.beta.l[i,] <- beta.l
  
  if(i %in% percentage.points){
    setTxtProgressBar(progressBar, i/n.sample)
  }
  
}

accept <- accept/n.sample
print(accept)

w.hat <- colMeans(samples.w)
plot(x=W, y=w.hat); abline(0, 1, col=2)
summary(100*(W-w.hat)/W)

par(mfrow=c(4, 4))
j <- 1
for(i in 1:16){
  plot(samples.w[,j*i], type='l'); abline(h=W[j*i], col='2')
}

plot(samples.theta, type='l'); abline(h=Theta, col=2)
print(mean(samples.theta))

plot(samples.phi, type='l'); abline(h=Phi, col=2)
print(mean(samples.phi))

plot(samples.beta.l[,1], type='l'); abline(h=beta.samp[1], col=2)
hist(samples.beta.l[,1]); abline(v=beta.samp[1], col=2)
print(mean(samples.beta.l[,1]))

plot(samples.beta.l[,2], type='l'); abline(h=beta.samp[2], col=2)
hist(samples.beta.l[,2]); abline(v=beta.samp[2], col=2)
print(mean(samples.beta.l[,2]))


############################
# Hamiltonian MCMC to sample
# from Gaussian process
# random effects. Joint 
# beta location / w update
############################


library(mvtnorm)
library(R.utils)
sourceDirectory('Documents/research/dataInt/R/')


#### Worldclim data
wc <- readWC()
ca <- getState('california')
caWin <- as.owin(ca)
caWc <- getStateWC(ca, wc)


#### Discretize the study region
simRegion <- discretizeSimRegion(caWin, caWc, factor=3)
caWc.disc <- simRegion$raster


#### Simulate gaussian process
Theta <- 5
Phi <- 5
cells.all <- c(1:ncell(caWc.disc))[!is.na(values(caWc.disc[[1]]))]
coords <- xyFromCell(caWc.disc, cell=cells.all)
d <- as.matrix(dist(coords, diag=TRUE, upper=TRUE))
sigma <- Exponential(d, range=Theta, phi=Phi)
set.seed(40)
W <- mvrnorm(n=1, mu=rep(0, length(cells.all)), sigma)
N <- length(W)


#### Simulate locations
beta.samp <- c(-1, 2)
loc.disc <- caWc.disc[[c(6)]]
locs <- simBernoulliLocGp(loc.disc, beta.samp, w=W)
sum(locs$status)
hist(locs$w)
plot(loc.disc)
points(locs$coords)


logit <- function(x){
  return(log(x) - log(1-x))
}


expit <- function(x){
  return(1/(1 + exp(-x)))
}


# potential energy
U <- function(y, x, w_b, n_w, sigma){
  
  w <- w_b[1:n_w]
  beta <- w_b[(n_w + 1):nrow(w_b)]
  
  # likelihood
  logd <- 0
  lin_preds <- x %*% beta + w
  for (i in 1:N){
    logd <- logd + dbinom(y[i], size=1, prob=expit(lin_preds[i]), log=T)
  }
  
  # prior
  logd <- logd + dmvnorm(as.numeric(w), rep(0, length(w)), sigma, log=T)
  logd <- logd + dmvnorm(beta, rep(0, length(beta)), diag(rep(5, length(beta))), log=T)
  
  return(-logd)
  
}


# gradient of potential energy
dU <- function(y, x, w_b, n_w, sigma.inv){
  
  w <- w_b[1:n_w]
  beta <- w_b[(n_w + 1):nrow(w_b)]
  
  grad <- array(0, c(length(w) + length(beta), 1))
  lin_preds <- x %*% beta + w
  n_w <- length(w)
  
  for (i in 1:n_w){
    grad[i] <- grad[i] + y[i] - expit(lin_preds[i,])
  }
  
  for (j in 1:length(beta)){
    for (i in 1:n_w){
      grad[n_w + j] <- grad[n_w + j] + x[i, j] * (y[i] -  expit(lin_preds[i,]))
    }
  }
  
  prior_beta_inv <- diag(rep(1/5, length(beta)))
  
  grad[1:n_w] <- grad[1:n_w] + t(-t(w) %*% sigma.inv)
  grad[(n_w+1):nrow(grad)] <- grad[(n_w+1):nrow(grad)] + t(-t(beta) %*% prior_beta_inv)
  
  return(-grad)
  
}


# kinetic energy
K <- function(p){
  return(sum(t(p) %*% p)/2)
}


wHmcUpdate <- function(y, w, x, beta, sigma, sigma.inv){
  
  
  # sample random momentum
  n_w <- length(w)
  n_b <- length(beta)
  p0 <- matrix(rnorm(n_w + n_b))
  
  # simulate Hamiltonian dynamics
  wcurr <- matrix(w)
  betacurr <- matrix(beta)
  wbcurr <- rbind(wcurr, betacurr)
  pStar <- p0 - 0.5 * delta * dU(y, x, wbcurr, n_w, sigma.inv)
  
  # first full step for position
  wbStar <- wbcurr + delta*pStar
  
  # full steps
  for (jL in 1:c(L-1)){
    # momentum
    pStar <- pStar - delta * dU(y, x, wbStar, n_w, sigma.inv)
    
    # position
    wbStar <- wbStar + delta*pStar
  }
  
  # last half step
  pStar <- pStar - 0.5 * delta * dU(y, x, wbStar, n_w, sigma.inv)
  
  # evaluate energies
  U0 <- U(y, x, wbcurr, n_w, sigma)
  UStar <- U(y, x, wbStar, n_w, sigma)
  
  K0 <- K(p0)
  KStar <- K(pStar)
  
  # accept/reject
  alpha <- min(1, exp((U0 + K0) - (UStar + KStar)))
  if (runif(1, 0, 1) < alpha){
    wnext <- wbStar[1:n_w]
    bnext <- wbStar[(n_w+1):nrow(wbStar)]
    accept <- 1
  } else {
    wnext <- wcurr
    bnext <- betacurr
    accept <- 0
  }
  
  out <- list()
  out$w <- wnext
  out$beta <- bnext
  out$accept <- accept
  return(out)
  
}

x.l <- locs$x.scaled
y.l <- locs$status

n.sample <- 3000
delta <- 0.3
L <- 5
accept <- c(0, 0, 0)

p.l <- length(beta.samp)
beta.l <- rnorm(p.l, 0, 2)
w.i <- rnorm(length(cells.all))
phi.i <- runif(1, 2, 8)
theta.i <- runif(1, 2, 8)
N <- nrow(d)
n_w <- length(w.i)

prior.phi <- c(3, 6)
prior.theta <- c(2.2, 2.2)
prior.mean.beta <- rep(0, p.l)
prior.var.beta <- rep(1000, p.l)

samples.w <- array(NA, c(n.sample, N))
samples.theta <- array(NA, c(n.sample, 1))
samples.phi <- array(NA, c(n.sample, 1))
samples.beta.l <- array(NA, c(n.sample, p.l))

proposal.sd.theta <- 0.4
proposal.sd.beta.l <- 0.4

progressBar <- txtProgressBar(style = 3)
percentage.points<-round((1:100/100)*n.sample)

for(i in 1:n.sample){
  
  ## Sample from w and beta
  sigma.i <- Exponential(d, range=theta.i, phi=phi.i)
  sigma.inv.i <- solve(sigma.i)
  wb.out.i <- wHmcUpdate(y.l, w.i, x.l, beta.l, sigma.i, sigma.inv.i)
  w.i <- wb.out.i$w
  beta.l <- wb.out.i$beta
  
  ## sample from theta
  theta.out <- rangeMhUpdate(theta.i, as.numeric(w.i), d, phi.i, proposal.sd.theta, a=prior.theta[1], b=prior.theta[2])
  theta.i <- theta.out$theta
  
  ## sample from phi
  R.i <- sigma.i/phi.i
  phi.i <- 1 / rgamma(1, N/2 + prior.phi[1], t(w.i) %*% solve(R.i) %*% w.i/2 + prior.phi[2])
  
  ## sample from beta
  # beta.out.l <- betaLogisticUpdate(x.l, y.l, beta.l, proposal.sd.beta.l, w.i)
  # beta.l <- beta.out.l$beta
  
  # accept[1] <- accept[1] + beta.out.l$accept
  accept[2] <- accept[2] + wb.out.i$accept
  accept[3] <- accept[3] + theta.out$accept
  samples.w[i,] <- t(w.i)
  samples.theta[i,] <- theta.i
  samples.phi[i,] <- phi.i
  samples.beta.l[i,] <- beta.l
  
  if(i %in% percentage.points){
    setTxtProgressBar(progressBar, i/n.sample)
  }
  
}

accept <- accept/n.sample
print(accept)

w.hat <- colMeans(samples.w)
plot(x=W, y=w.hat); abline(0, 1, col=2)
summary(100*(W-w.hat)/W)

par(mfrow=c(4, 4))
j <- 1
for(i in 1:16){
  plot(samples.w[,j*i], type='l'); abline(h=W[j*i], col='2')
}

plot(samples.theta, type='l'); abline(h=Theta, col=2)
print(mean(samples.theta))

plot(samples.phi, type='l'); abline(h=Phi, col=2)
print(mean(samples.phi))

plot(samples.beta.l[,1], type='l'); abline(h=beta.samp[1], col=2)
hist(samples.beta.l[,1]); abline(v=beta.samp[1], col=2)
print(mean(samples.beta.l[,1]))

plot(samples.beta.l[,2], type='l'); abline(h=beta.samp[2], col=2)
hist(samples.beta.l[,2]); abline(v=beta.samp[2], col=2)
print(mean(samples.beta.l[,2]))



############################
# Hamiltonian MCMC to sample
# from Gaussian process
# random effects. 
# Separate hamiltonian updates
############################

library(mvtnorm)
library(R.utils)
sourceDirectory('Documents/research/dataInt/R/')


#### Worldclim data
wc <- readWC()
ca <- getState('california')
caWin <- as.owin(ca)
caWc <- getStateWC(ca, wc)


#### Discretize the study region
simRegion <- discretizeSimRegion(caWin, caWc, factor=3)
caWc.disc <- simRegion$raster


#### Simulate gaussian process
Theta <- 8
Phi <- 5
cells.all <- c(1:ncell(caWc.disc))[!is.na(values(caWc.disc[[1]]))]
coords <- xyFromCell(caWc.disc, cell=cells.all)
d <- as.matrix(dist(coords, diag=TRUE, upper=TRUE))
sigma <- Exponential(d, range=Theta, phi=Phi)
set.seed(40)
W <- mvrnorm(n=1, mu=rep(0, length(cells.all)), sigma)
N <- length(W)


#### Simulate locations
beta.samp <- c(-0.5, 1)
loc.disc <- caWc.disc[[c(1)]]
locs <- simBernoulliLocGp(loc.disc, beta.samp, w=W)
sum(locs$status)
hist(locs$w)
plot(loc.disc)
points(locs$coords)


logit <- function(x){
  return(log(x) - log(1-x))
}


expit <- function(x){
  return(1/(1 + exp(-x)))
}


# potential energy
U <- function(y, w, mu, sigma){
  
  # likelihood
  logd <- 0
  lin_preds <- mu + w
  for (i in 1:N){
    logd <- logd + dbinom(y[i], size=1, prob=expit(lin_preds[i]), log=T)
  }
  
  # prior
  logd <- logd + dmvnorm(as.numeric(w), rep(0, length(w)), sigma, log=T)
  
  return(-logd)
  
}


Ubeta <- function(y, w, x, beta){
  
  # likelihood
  logd <- 0
  lin_preds <- x %*% beta + w
  for (i in 1:N){
    logd <- logd + dbinom(y[i], size=1, prob=expit(lin_preds[i]), log=T)
  }
  
  # prior
  prior_beta_mean <- rep(0, length(beta))
  prior_beta_var <- diag(rep(5, length(beta)))
  logd <- logd + dmvnorm(as.numeric(beta), prior_beta_mean, prior_beta_var, log=T)
  
  return(-logd)
  
}




# gradient of potential energy
dU <- function(y, w, mu, sigma.inv){
  
  grad <- array(0, c(length(w), 1))
  lin_preds <- mu + w
  
  for (i in 1:length(w)){
    grad[i] <- grad[i] + y[i] - expit(lin_preds[i,])
  }
  
  grad <- grad + t(-t(w) %*% sigma.inv)
  return(-grad)
  
}


# gradient of potential energy
dU.beta <- function(y, w, x, beta){
  
  grad <- array(0, c(length(beta), 1))
  lin_preds <- x %*% beta + w
  
  for (j in 1:length(beta)){
    for (i in 1:length(w)){
      grad[j] <- grad[j] + x[i, j] * (y[i] - expit(lin_preds[i,]))
    }
  }
  
  prior_var_inv <- diag(rep(1/5, length(beta)))
  grad <- grad + t(-t(beta) %*% prior_var_inv)
  return(-grad)
  
}


# kinetic energy
K <- function(p){
  return(sum(t(p) %*% p)/2)
}


wHmcUpdate <- function(y, w, mu, sigma, sigma.inv){
  
  
  # sample random momentum
  p0 <- matrix(rnorm(length(w)))
  
  # simulate Hamiltonian dynamics
  wcurr <- matrix(w)
  pStar <- p0 - 0.5 * delta * dU(y, wcurr, mu, sigma.inv)
  
  # first full step for position
  wStar <- wcurr + delta*pStar
  
  # full steps
  for (jL in 1:c(L-1)){
    # momentum
    pStar <- pStar - delta * dU(y, wStar, mu, sigma.inv)
    
    # position
    wStar <- wStar + delta*pStar
  }
  
  # last half step
  pStar <- pStar - 0.5 * delta * dU(y, wStar, mu, sigma.inv)
  
  # evaluate energies
  U0 <- U(y, wcurr, mu, sigma)
  UStar <- U(y, wStar, mu, sigma)
  
  K0 <- K(p0)
  KStar <- K(pStar)
  
  # accept/reject
  alpha <- min(1, exp((U0 + K0) - (UStar + KStar)))
  if (runif(1, 0, 1) < alpha){
    wnext <- wStar
    accept <- 1
  } else {
    wnext <- wcurr
    accept <- 0
  }
  
  out <- list()
  out$w <- wnext
  out$accept <- accept
  return(out)
  
}


betaHmcUpdate <- function(y, w, x, beta){
  
  
  # sample random momentum
  p0 <- matrix(rnorm(length(beta)))
  
  # simulate Hamiltonian dynamics
  bcurr <- matrix(beta)
  pStar <- p0 - 0.5 * delta_b * dU.beta(y, w, x, bcurr)
  
  # first full step for position
  bStar <- bcurr + delta_b*pStar
  
  # full steps
  for (jL in 1:c(L_b-1)){
    # momentum
    pStar <- pStar - delta_b * dU.beta(y, w, x, bStar)
    
    # position
    bStar <- bStar + delta_b*pStar
  }
  
  # last half step
  pStar <- pStar - 0.5 * delta_b * dU.beta(y, w, x, bStar)
  
  # evaluate energies
  U0 <- Ubeta(y, w, x, bcurr)
  UStar <- Ubeta(y, w, x, bStar)
  
  K0 <- K(p0)
  KStar <- K(pStar)
  
  # accept/reject
  alpha <- min(1, exp((U0 + K0) - (UStar + KStar)))
  if (runif(1, 0, 1) < alpha){
    bnext <- bStar
    accept <- 1
  } else {
    bnext <- bcurr
    accept <- 0
  }
  
  out <- list()
  out$beta <- bnext
  out$accept <- accept
  return(out)
  
}


x.l <- locs$x.scaled
y.l <- locs$status

n.sample <- 3000
delta <- 0.3
L <- 12

delta_b <- 0.3
L_b <- 12
accept <- c(0, 0, 0)

beta.l <- rnorm(2)
w.i <- rnorm(length(cells.all))
phi.i <- Phi
theta.i <- Theta
N <- nrow(d)

prior.phi <- c(3, 6)
prior.theta <- c(2.2, 2.2)

samples.w <- array(NA, c(n.sample, N))
samples.theta <- array(NA, c(n.sample, 1))
samples.phi <- array(NA, c(n.sample, 1))
samples.beta.l <- array(NA, c(n.sample, length(beta.l)))
proposal.sd.theta <- 0.4

progressBar <- txtProgressBar(style = 3)
percentage.points <- round((1:100/100)*n.sample)

for(i in 1:n.sample){
  
  ## sample from w
  sigma.i <- Exponential(d, range=theta.i, phi=phi.i)
  sigma.inv.i <- solve(sigma.i)
  mu.i <- x.l %*% beta.l
  w.out.i <- wHmcUpdate(y.l, w.i, mu.i, sigma.i, sigma.inv.i)
  w.i <- w.out.i$w
  w.i <- w.i - mean(w.i)
  # 
  # ## sample from theta
  # theta.out <- rangeMhUpdate(theta.i, as.numeric(w.i), d, phi.i, proposal.sd.theta, a=prior.theta[1], b=prior.theta[2])
  # theta.i <- theta.out$theta
  # 
  # ## sample from phi
  # R.i <- sigma.i/phi.i
  # phi.i <- 1 / rgamma(1, N/2 + prior.phi[1], t(w.i) %*% solve(R.i) %*% w.i/2 + prior.phi[2])
  # 
  ## sample from beta
  beta.out.l <- betaHmcUpdate(y.l, w.i, x.l, beta.l)
  beta.l <- beta.out.l$beta
  
  accept[1] <- accept[1] + beta.out.l$accept
  accept[2] <- accept[2] + w.out.i$accept
  #accept[3] <- accept[3] + theta.out$accept
  samples.w[i,] <- t(w.i)
  #samples.phi[i,] <- phi.i
  #samples.theta[i,] <- theta.i
  samples.beta.l[i,] <- beta.l
  
  if(i %in% percentage.points){
    setTxtProgressBar(progressBar, i/n.sample)
  }
  
}

accept <- accept/n.sample
print(accept)

w.hat <- colMeans(samples.w)
plot(x=W, y=w.hat); abline(0, 1, col=2)
summary(100*(W-w.hat)/W)

par(mfrow=c(4, 4))
j <- 1
for(i in 1:16){
  plot(samples.w[,j*i], type='l'); abline(h=W[j*i], col='2')
}

plot(samples.theta, type='l'); abline(h=Theta, col=2)
print(mean(samples.theta))

plot(samples.phi, type='l'); abline(h=Phi, col=2)
print(mean(samples.phi))

plot(samples.beta.l[,1], type='l'); abline(h=beta.samp[1], col=2)
plot(samples.beta.l[,2], type='l'); abline(h=beta.samp[2], col=2)
